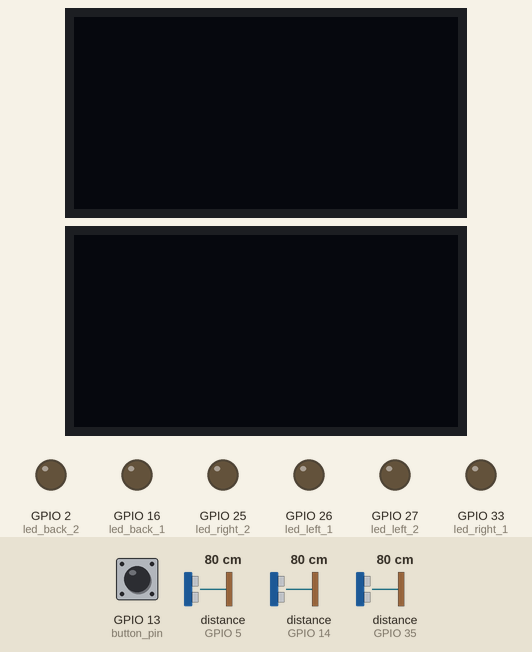
The program below on a simulated ESP32 board running MicroPython. On the bench: 2 × 128×64 one-colour display, output pins drawn as LEDs (lit = HIGH). Inputs (shaded band) come from the test bench; at power-on: GPIO 13 (button_pin) HIGH, distance to the obstacle (sensors on GPIO 5, GPIO 14, GPIO 35) 80 cm. The echo pulse lasts 58.3 µs per cm; library files of the repository ran but are not shown: ssd1306.py, hcsr04.py; pins used as bus, display or sensor lines are not drawn; what the program prints to the serial console is not drawn.

Above: at 1.2 s.
1.3 s: GPIO 13 (button_pin) pulled LOW for 0.15 s
At 2.8 s:
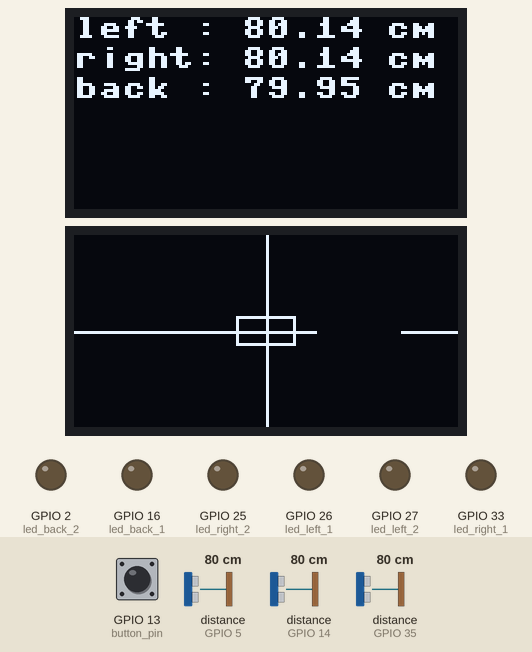
3.1 s: distance to the obstacle (sensor on GPIO 5) set to 22 cm
At 4.3 s:
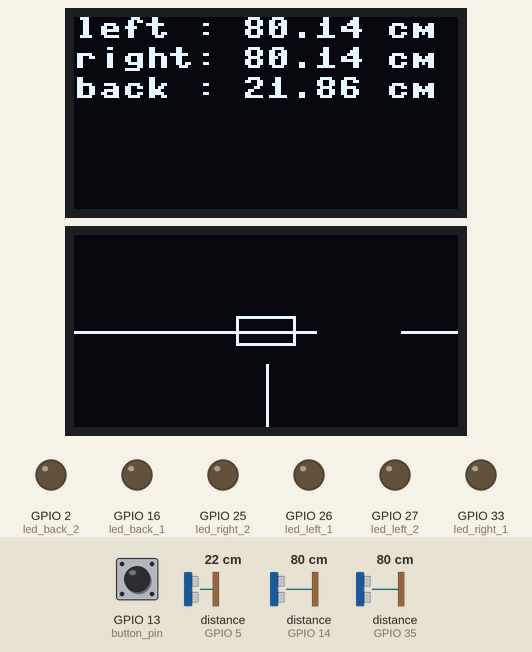
5.1 s: distance to the obstacle (sensor on GPIO 5) set to 19 cm
At 6.8 s:
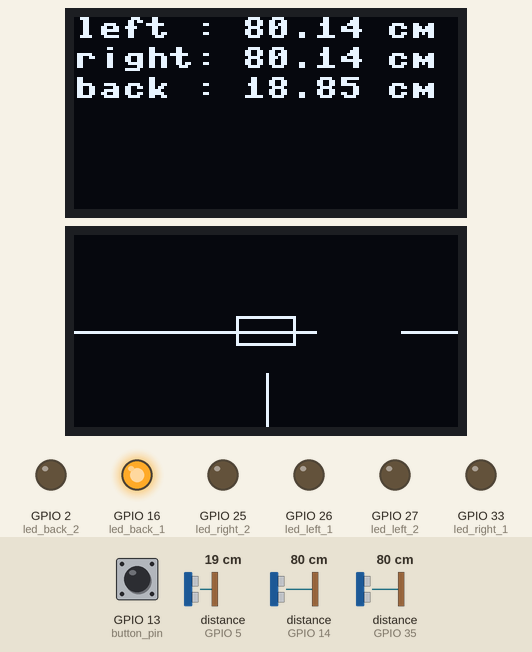
7.1 s: distance to the obstacle (sensor on GPIO 14) set to 22 cm
At 8.4 s:
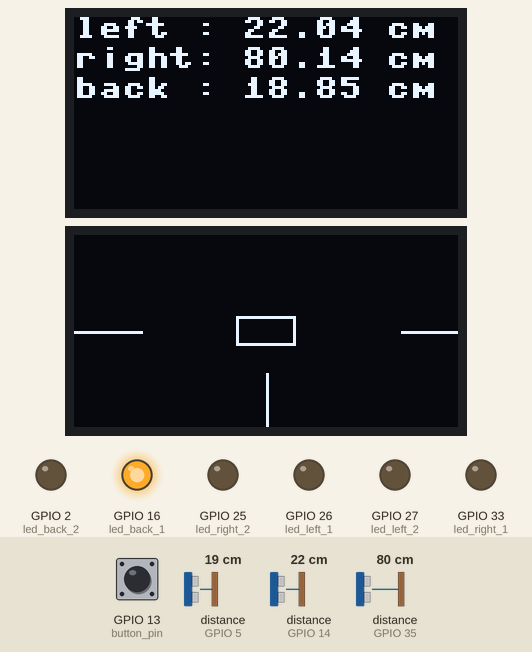
9.1 s: distance to the obstacle (sensor on GPIO 14) set to 18 cm
At 9.9 s:
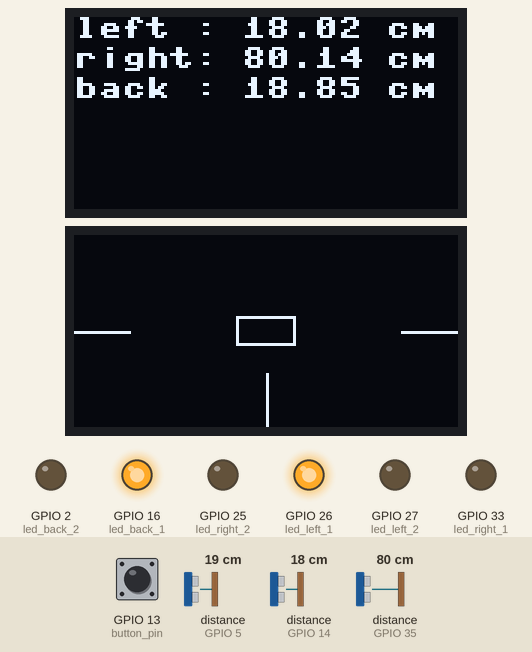
11.1 s: distance to the obstacle (sensor on GPIO 35) set to 21 cm
At 12.5 s:
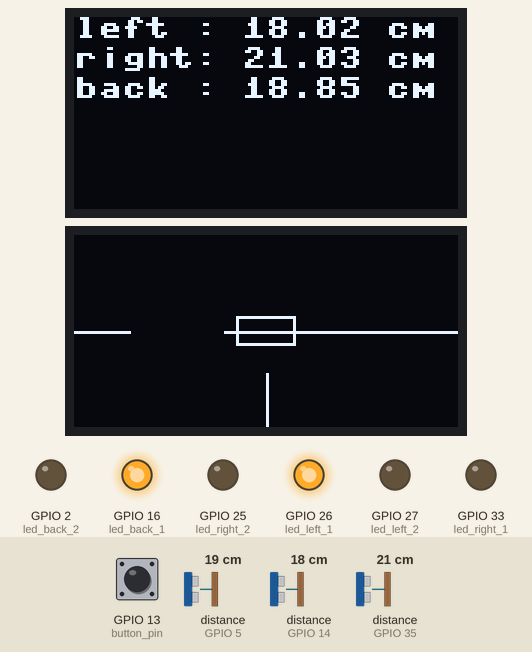
13.1 s: distance to the obstacle (sensor on GPIO 35) set to 17 cm
Timing chart, 0 to 16.1 s (numbered marks = the images above; inputs shaded):
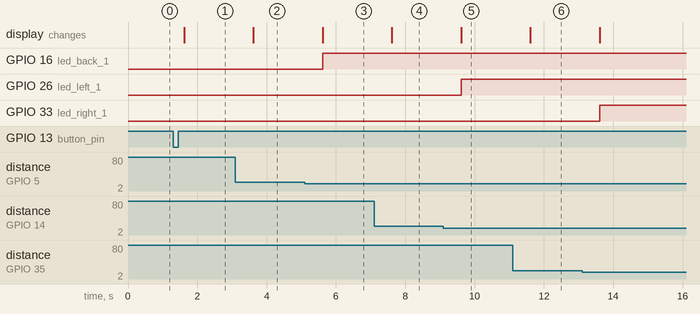

Measured:
- the behaviour switches between 21 and 20 cm on distance to the obstacle (sensor on GPIO 5) (found by bisection; images 2 and 3)
- the behaviour switches between 20 and 19 cm on distance to the obstacle (sensor on GPIO 14) (found by bisection; images 4 and 5)
- after the input at 1.3 s, the display: changes after 0.32 s (image 1)
- after the input at 3.1 s, the display: changes after 0.52 s (image 2)
- after the input at 5.1 s, GPIO 16 (led_back_1): LOW → HIGH after 0.52 s; the display: changes after 0.52 s (image 3)
- after the input at 7.1 s, the display: changes after 0.52 s (image 4)
- after the input at 9.1 s, GPIO 26 (led_left_1): LOW → HIGH after 0.51 s; the display: changes after 0.51 s (image 5)
- after the input at 11.1 s, the display: changes after 0.51 s (image 6)
- after the input at 13.1 s, GPIO 33 (led_right_1): LOW → HIGH after 0.51 s

The program:

main.py
```python
from machine import Pin, Timer, SoftI2C
from time import sleep_ms
import ssd1306
from hcsr04 import HCSR04

button_pin = Pin(13, Pin.IN, Pin.PULL_UP)

led_back_1 = Pin(16, Pin.OUT)
led_back_2 = Pin(2, Pin.OUT)
led_left_1 = Pin(26, Pin.OUT)
led_left_2 = Pin(27, Pin.OUT)
led_right_1 = Pin(33, Pin.OUT)
led_right_2 = Pin(25, Pin.OUT)

sensor = HCSR04(trigger_pin=4, echo_pin=5, echo_timeout_us=20000)
sensor_left = HCSR04(trigger_pin=12, echo_pin=14, echo_timeout_us=20000)
sensor_right = HCSR04(trigger_pin=32, echo_pin=35, echo_timeout_us=20000)

i2c = SoftI2C(sda=Pin(21), scl=Pin(22))
oled_width = 128
oled_height = 64
oled = ssd1306.SSD1306_I2C(oled_width, oled_height, i2c)
i2c_side = SoftI2C(sda=Pin(18), scl=Pin(19))
oled_side = ssd1306.SSD1306_I2C(oled_width, oled_height, i2c_side)

system_on = False

def button_pressed(pin):
    global system_on
    system_on = not system_on
    if system_on:
        print("ระบบเปิดทำงาน")
    else:
        print("ระบบปิดทำงาน")
        led_back_1.value(0)
        led_back_2.value(0)
        led_left_1.value(0)
        led_left_2.value(0)
        led_right_1.value(0)
        led_right_2.value(0)
        oled.fill(0)
        oled.show()

button_pin.irq(trigger=Pin.IRQ_FALLING, handler=button_pressed)

timer = Timer(0)

def measure_and_display(timer):
    if system_on:
        distance_back = sensor.distance_cm()
        print('Distance (back):', distance_back, 'cm')
        distance_left = sensor_left.distance_cm()
        print('Distance (left):', distance_left, 'cm')
        distance_right = sensor_right.distance_cm()
        print('Distance (right):', distance_right, 'cm')

        oled.fill(0)
        oled.text(f"left : {distance_left:.2f} cm", 0, 0)
        oled.text(f"right: {distance_right:.2f} cm", 0, 10)
        oled.text(f"back : {distance_back:.2f} cm", 0, 20)
        oled.show()

        oled_side.fill(0)
        max_line_length = 100
        line_spacing = 20
        center_x = oled_width // 2
        center_y = oled_height // 2
        car_width = 20
        car_height = 10

        oled_side.rect(center_x - car_width // 2, center_y - car_height // 2, car_width, car_height, 1)

        left_line_length = int(max_line_length * (distance_left / 100))
        oled_side.line(0, center_y, left_line_length, center_y, 1)

        right_line_length = int(max_line_length * (1 - distance_right / 100))
        oled_side.line(oled_width, center_y, oled_width - right_line_length, center_y, 1)

        bottom_line_length = int(max_line_length * (distance_back / 100))
        oled_side.line(center_x, oled_height, center_x, oled_height - bottom_line_length, 1)

        oled_side.show()

        control_leds(led_back_1, led_back_2, distance_back, 10, 20)
        control_leds(led_left_1, led_left_2, distance_left, 10, 20)
        control_leds(led_right_1, led_right_2, distance_right, 10, 20)

def control_leds(led1, led2, distance, threshold1, threshold2):
    if distance < threshold1:
        led1.value(1)
        led2.value(1)
    elif distance < threshold2:
        led1.value(1)
        led2.value(0)
    else:
        led1.value(0)
        led2.value(0)

timer.init(period=500, mode=Timer.PERIODIC, callback=measure_and_display)

while True:
    pass
```
